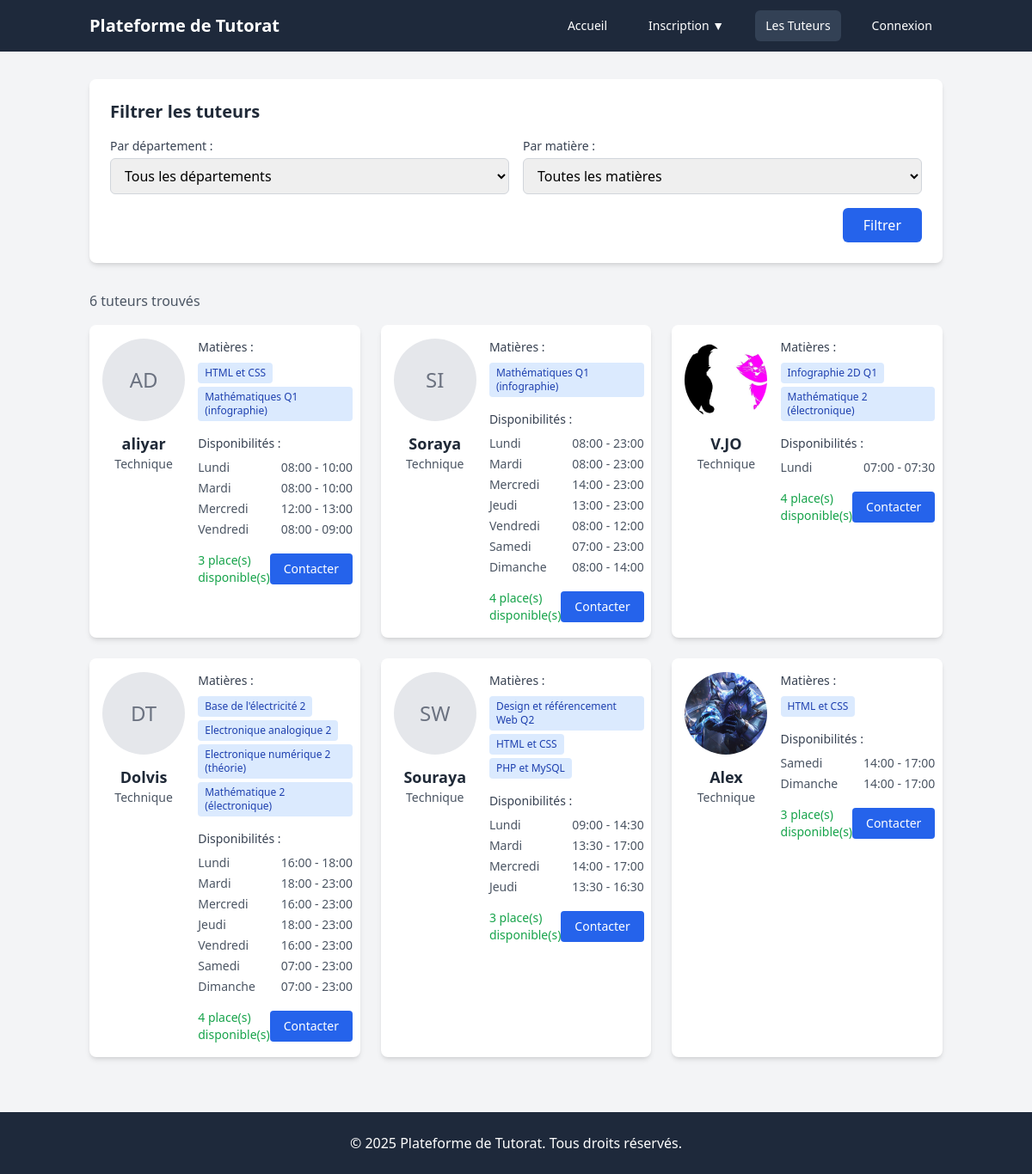
The page /all-tutors.php on the database its author committed.
### tables this page shows
CREATE TABLE `users` (
  `id` int(11) NOT NULL,
  `firstname` varchar(50) NOT NULL,
  `lastname` varchar(50) NOT NULL,
  `username` varchar(50) NOT NULL,
  `email` varchar(255) NOT NULL,
  `password` varchar(255) NOT NULL,
  `photo` varchar(255) DEFAULT NULL,
  `phone` varchar(20) DEFAULT NULL,
  `study_level` enum('Bloc 1','Bloc 2 - poursuite d''études','Bloc 2 - année diplômante','Master') NOT NULL,
  `department_id` int(11) NOT NULL,
  `section` varchar(100) NOT NULL,
  `created_at` timestamp NULL DEFAULT CURRENT_TIMESTAMP,
  `updated_at` timestamp NULL DEFAULT CURRENT_TIMESTAMP ON UPDATE CURRENT_TIMESTAMP,
  `user_type` enum('tutor','tutee') NOT NULL,
  `status` enum('pending','published','rejected') NOT NULL DEFAULT 'pending'
);

CREATE TABLE `departments` (
  `id` int(11) NOT NULL,
  `name` varchar(50) NOT NULL
);

CREATE TABLE `availability` (
  `id` int(11) NOT NULL,
  `user_id` int(11) NOT NULL,
  `day_of_week` enum('Monday','Tuesday','Wednesday','Thursday','Friday','Saturday','Sunday') NOT NULL,
  `start_time` time NOT NULL,
  `end_time` time NOT NULL
);

### includes/queries/tutor-queries.php (called while the page is built, shortened)
<?php
function getFilteredTutors($db, $department_id = null, $subject_id = null) {
    $query = "
        SELECT
            u.id,
            u.firstname,
            u.lastname,
            u.photo,
            u.username,
            d.name as department_name,
            GROUP_CONCAT(DISTINCT s.name) as subjects,
            t.id as tutor_id,
            (
                SELECT COUNT(*)
                FROM tutoring_relationships tr
                WHERE tr.tutor_id = t.id
                AND tr.status = 'accepted'
            ) as current_tutees
        FROM users u
        INNER JOIN departments d ON u.department_id = d.id
        INNER JOIN tutors t ON u.id = t.user_id
        LEFT JOIN tutor_subjects ts ON t.id = ts.tutor_id
        LEFT JOIN subjects s ON ts.subject_id = s.id
        WHERE u.user_type = 'tutor'
        AND u.status = 'published'
    ";
    $params = [];
    $query .= " GROUP BY u.id ORDER BY u.lastname, u.firstname";
    $stmt = $db->prepare($query);
    $stmt->execute($params);
    return $stmt->fetchAll();
}
function getTutorsAvailabilities($db, $tutor_ids) {
    $placeholders = str_repeat('?,', count($tutor_ids) - 1) . '?';
    $query = "
        SELECT a.user_id,
               a.day_of_week,
               DATE_FORMAT(a.start_time, '%H:%i') as start_time,
               DATE_FORMAT(a.end_time, '%H:%i') as end_time
        FROM availability a
        JOIN users u ON a.user_id = u.id
        WHERE u.id IN ($placeholders)
        AND u.status = 'published'
        ORDER BY FIELD(a.day_of_week, 'Monday', 'Tuesday', 'Wednesday', 'Thursday', 'Friday', 'Saturday', 'Sunday')
    ";
    $stmt = $db->prepare($query);
    $stmt->execute($tutor_ids);
    $availabilities = $stmt->fetchAll();
    $result = [];
    foreach ($availabilities as $availability) {
        $result[$availability['user_id']][] = $availability;
    }
    return $result;
}

### all-tutors.php (the view, shortened to what this page needs)
<?php
require_once 'includes/queries/tutor-queries.php';
require_once 'includes/components/tutor-card.php';
$db = Database::getInstance()->getConnection();
$selected_department = isset($_GET['department']) ? (int)$_GET['department'] : 0;
$selected_subject = isset($_GET['subject']) ? (int)$_GET['subject'] : 0;
try {
    $tutors = getFilteredTutors($db, $selected_department, $selected_subject);
    $tutor_ids = array_column($tutors, 'id');
    $availability_by_tutor = getTutorsAvailabilities($db, $tutor_ids);
} catch (PDOException $e) {
    $tutors = [];
    $availability_by_tutor = [];
}
require_once 'includes/header.php';
?>
<main class="container mx-auto px-4 py-8">
    <div class="bg-white rounded-lg shadow-md p-6 mb-8">
        <h2 class="text-xl font-bold text-gray-800 mb-4">Filtrer les tuteurs</h2>
        <form action="" method="GET" class="grid md:grid-cols-2 gap-4">
            <div>
                <label for="department" class="block text-sm font-medium text-gray-700 mb-1">Par département :</label>
                <select name="department" id="department"
                        class="w-full px-3 py-2 border border-gray-300 rounded-md focus:outline-none focus:ring-2 focus:ring-blue-500">
                    <option value="">Tous les départements</option>
                </select>
            </div>
            <div>
                <label for="subject" class="block text-sm font-medium text-gray-700 mb-1">Par matière :</label>
                <select name="subject" id="subject"
                        class="w-full px-3 py-2 border border-gray-300 rounded-md focus:outline-none focus:ring-2 focus:ring-blue-500">
                    <option value="">Toutes les matières</option>
                </select>
            </div>
            <div class="md:col-span-2 flex justify-end space-x-4">
                <button type="submit" class="bg-blue-600 text-white px-6 py-2 rounded-md hover:bg-blue-700 transition-colors">
                    Filtrer
                </button>
            </div>
        </form>
    </div>
    <div class="mb-4 text-gray-600">
        <?php echo count($tutors); ?> tuteur<?php echo count($tutors) > 1 ? 's' : ''; ?> trouvé<?php echo count($tutors) > 1 ? 's' : ''; ?>
    </div>
    <div class="grid md:grid-cols-2 lg:grid-cols-3 gap-6">
        <?php if (empty($tutors)): ?>
            <div class="md:col-span-2 lg:col-span-3 text-center py-8 text-gray-600">
                Aucun tuteur ne correspond aux critères sélectionnés.
            </div>
        <?php else: ?>
            <?php foreach ($tutors as $tutor): ?>
                <?php renderTutorCard($tutor, $availability_by_tutor); ?>
            <?php endforeach; ?>
        <?php endif; ?>
    </div>
</main>
<?php require_once 'includes/footer.php'; ?>

### includes/components/tutor-card.php
<?php
function renderTutorCard($tutor, $availability_by_tutor = []) {
    $days_fr = [
        'Monday' => 'Lundi',
        'Tuesday' => 'Mardi',
        'Wednesday' => 'Mercredi',
        'Thursday' => 'Jeudi',
        'Friday' => 'Vendredi',
        'Saturday' => 'Samedi',
        'Sunday' => 'Dimanche'
    ];
    ?>
    <div class="bg-white rounded-lg shadow-md overflow-hidden transform hover:scale-[1.02] transition-transform duration-200">
        <div class="p-4">
            <div class="flex gap-4">
                <div class="flex flex-col items-center w-1/3">
                    <div class="w-24 h-24 rounded-full overflow-hidden mb-3">
                        <?php if ($tutor['photo']): ?>
                            <img src="uploads/<?php echo htmlspecialchars($tutor['photo']); ?>"
                                 alt="Photo de <?php echo htmlspecialchars($tutor['username']); ?>"
                                 class="w-full h-full object-cover">
                        <?php else: ?>
                            <div class="w-full h-full bg-gray-200 flex items-center justify-center">
                                <span class="text-2xl text-gray-500">
                                    <?php echo strtoupper(substr($tutor['firstname'], 0, 1) . substr($tutor['lastname'], 0, 1)); ?>
                                </span>
                            </div>
                        <?php endif; ?>
                    </div>
                    <h3 class="text-lg font-semibold text-gray-800 text-center">
                        <?php echo htmlspecialchars($tutor['username']); ?>
                    </h3>
                    <p class="text-sm text-gray-600 text-center">
                        <?php echo htmlspecialchars($tutor['department_name']); ?>
                    </p>
                </div>
                <div class="flex-1">
                    <?php if (isset($tutor['subjects']) && $tutor['subjects']): ?>
                        <div class="mb-4">
                            <h4 class="text-sm font-medium text-gray-700 mb-2">Matières :</h4>
                            <div class="flex flex-wrap gap-1">
                                <?php foreach (explode(',', $tutor['subjects']) as $subject): ?>
                                    <span class="inline-block bg-blue-100 text-blue-800 text-xs px-2 py-1 rounded">
                                        <?php echo htmlspecialchars($subject); ?>
                                    </span>
                                <?php endforeach; ?>
                            </div>
                        </div>
                    <?php endif; ?>
                    <div class="mb-4">
                        <h4 class="text-sm font-medium text-gray-700 mb-2">Disponibilités :</h4>
                        <?php if (isset($availability_by_tutor[$tutor['id']]) && !empty($availability_by_tutor[$tutor['id']])): ?>
                            <div class="space-y-1 text-sm">
                                <?php foreach ($availability_by_tutor[$tutor['id']] as $availability): ?>
                                    <div class="flex justify-between text-gray-600">
                                        <span class="font-medium"><?php echo $days_fr[$availability['day_of_week']]; ?></span>
                                        <span><?php echo $availability['start_time']; ?> - <?php echo $availability['end_time']; ?></span>
                                    </div>
                                <?php endforeach; ?>
                            </div>
                        <?php else: ?>
                            <p class="text-sm text-gray-500 italic">Aucune disponibilité renseignée</p>
                        <?php endif; ?>
                    </div>
                    <div class="flex justify-between items-center mt-4">
                        <div class="text-sm">
                            <?php if ($tutor['current_tutees'] >= 4): ?>
                                <span class="text-red-600 font-medium">Complet</span>
                            <?php else: ?>
                                <span class="text-green-600 font-medium">
                                    <?php echo 4 - $tutor['current_tutees']; ?> place(s) disponible(s)
                                </span>
                            <?php endif; ?>
                        </div>
                        <?php if ($tutor['current_tutees'] < 4): ?>
                            <a href="contact-tutor.php?id=<?php echo $tutor['id']; ?>"
                               class="inline-block bg-blue-600 text-white px-4 py-2 rounded hover:bg-blue-700 transition-colors text-sm">
                                Contacter
                            </a>
                        <?php else: ?>
                            <span class="inline-block bg-gray-300 text-gray-600 px-4 py-2 rounded text-sm">
                                Complet
                            </span>
                        <?php endif; ?>
                    </div>
                </div>
            </div>
        </div>
    </div>
    <?php
}
?>

### rows shown on the page
users: firstname+lastname "AD", username "aliyar", department.name "Technique", subject "HTML et CSS", subject "Mathématiques Q1 (infographie)", current_tutees "3"
availability: day_of_week "Lundi", start_time "08:00", end_time "10:00"
availability: day_of_week "Mardi", start_time "08:00", end_time "10:00"
availability: day_of_week "Mercredi", start_time "12:00", end_time "13:00"
availability: day_of_week "Vendredi", start_time "08:00", end_time "09:00"
users: firstname+lastname "SI", username "Soraya", department.name "Technique", subject "Mathématiques Q1 (infographie)", current_tutees "4"
availability: day_of_week "Lundi", start_time "08:00", end_time "23:00"
availability: day_of_week "Mardi", start_time "08:00", end_time "23:00"
availability: day_of_week "Mercredi", start_time "14:00", end_time "23:00"
availability: day_of_week "Jeudi", start_time "13:00", end_time "23:00"
availability: day_of_week "Vendredi", start_time "08:00", end_time "12:00"
availability: day_of_week "Samedi", start_time "07:00", end_time "23:00"
availability: day_of_week "Dimanche", start_time "08:00", end_time "14:00"
users: photo (picture), username "V.JO", department.name "Technique", subject "Infographie 2D Q1", subject "Mathématique 2 (électronique)", current_tutees "4"
availability: day_of_week "Lundi", start_time "07:00", end_time "07:30"
users: firstname+lastname "DT", username "Dolvis", department.name "Technique", subject "Base de l'électricité 2", subject "Electronique analogique 2", subject "Electronique numérique 2 (théorie)", subject "Mathématique 2 (électronique)", current_tutees "4"
availability: day_of_week "Lundi", start_time "16:00", end_time "18:00"
availability: day_of_week "Mardi", start_time "18:00", end_time "23:00"
availability: day_of_week "Mercredi", start_time "16:00", end_time "23:00"
availability: day_of_week "Jeudi", start_time "18:00", end_time "23:00"
availability: day_of_week "Vendredi", start_time "16:00", end_time "23:00"
availability: day_of_week "Samedi", start_time "07:00", end_time "23:00"
availability: day_of_week "Dimanche", start_time "07:00", end_time "23:00"
users: firstname+lastname "SW", username "Souraya", department.name "Technique", subject "Design et référencement Web Q2", subject "HTML et CSS", subject "PHP et MySQL", current_tutees "3"
availability: day_of_week "Lundi", start_time "09:00", end_time "14:30"
availability: day_of_week "Mardi", start_time "13:30", end_time "17:00"
availability: day_of_week "Mercredi", start_time "14:00", end_time "17:00"
availability: day_of_week "Jeudi", start_time "13:30", end_time "16:30"
users: photo (picture), username "Alex", department.name "Technique", subject "HTML et CSS", current_tutees "3"
availability: day_of_week "Samedi", start_time "14:00", end_time "17:00"
availability: day_of_week "Dimanche", start_time "14:00", end_time "17:00"

### other values the page prints
count($tutors) "6"
